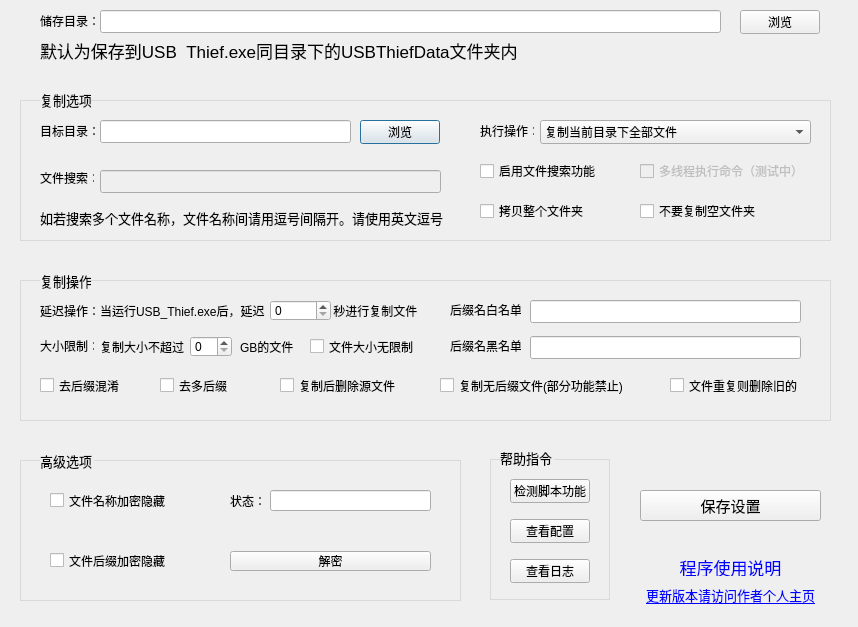
<?xml version="1.0" encoding="UTF-8"?>
<ui version="4.0">
 <class>Dialog</class>
 <widget class="QDialog" name="Dialog">
  <property name="enabled">
   <bool>true</bool>
  </property>
  <property name="geometry">
   <rect>
    <x>0</x>
    <y>0</y>
    <width>858</width>
    <height>627</height>
   </rect>
  </property>
  <property name="minimumSize">
   <size>
    <width>858</width>
    <height>627</height>
   </size>
  </property>
  <property name="maximumSize">
   <size>
    <width>858</width>
    <height>627</height>
   </size>
  </property>
  <property name="windowTitle">
   <string>USB_Thief配置文件管理器V1.0</string>
  </property>
  <property name="windowOpacity">
   <double>2.000000000000000</double>
  </property>
  <property name="autoFillBackground">
   <bool>false</bool>
  </property>
  <property name="sizeGripEnabled">
   <bool>false</bool>
  </property>
  <widget class="QWidget" name="widget" native="true">
   <property name="geometry">
    <rect>
     <x>20</x>
     <y>100</y>
     <width>811</width>
     <height>141</height>
    </rect>
   </property>
   <property name="styleSheet">
    <string notr="true">QWidget#widget
{
border:1px solid rgb(217, 217, 217)
}</string>
   </property>
   <widget class="QLabel" name="label_8">
    <property name="geometry">
     <rect>
      <x>20</x>
      <y>20</y>
      <width>61</width>
      <height>21</height>
     </rect>
    </property>
    <property name="text">
     <string>目标目录：</string>
    </property>
   </widget>
   <widget class="QLineEdit" name="lineEdit_3">
    <property name="geometry">
     <rect>
      <x>80</x>
      <y>20</y>
      <width>251</width>
      <height>23</height>
     </rect>
    </property>
   </widget>
   <widget class="QPushButton" name="pushButton_6">
    <property name="geometry">
     <rect>
      <x>340</x>
      <y>20</y>
      <width>80</width>
      <height>24</height>
     </rect>
    </property>
    <property name="text">
     <string>浏览</string>
    </property>
   </widget>
   <widget class="QLabel" name="label_14">
    <property name="geometry">
     <rect>
      <x>20</x>
      <y>70</y>
      <width>54</width>
      <height>16</height>
     </rect>
    </property>
    <property name="text">
     <string>文件搜索：</string>
    </property>
   </widget>
   <widget class="QLineEdit" name="lineEdit_6">
    <property name="enabled">
     <bool>false</bool>
    </property>
    <property name="geometry">
     <rect>
      <x>80</x>
      <y>70</y>
      <width>341</width>
      <height>23</height>
     </rect>
    </property>
   </widget>
   <widget class="QLabel" name="label_15">
    <property name="geometry">
     <rect>
      <x>20</x>
      <y>110</y>
      <width>411</width>
      <height>16</height>
     </rect>
    </property>
    <property name="font">
     <font>
      <pointsize>10</pointsize>
     </font>
    </property>
    <property name="text">
     <string>如若搜索多个文件名称，文件名称间请用逗号间隔开。请使用英文逗号</string>
    </property>
   </widget>
   <widget class="QLabel" name="label_19">
    <property name="geometry">
     <rect>
      <x>460</x>
      <y>20</y>
      <width>54</width>
      <height>21</height>
     </rect>
    </property>
    <property name="text">
     <string>执行操作：</string>
    </property>
   </widget>
   <widget class="QComboBox" name="comboBox">
    <property name="geometry">
     <rect>
      <x>520</x>
      <y>20</y>
      <width>271</width>
      <height>24</height>
     </rect>
    </property>
    <item>
     <property name="text">
      <string>复制当前目录下全部文件</string>
     </property>
    </item>
    <item>
     <property name="text">
      <string>复制当前目录的特定后缀文件</string>
     </property>
    </item>
    <item>
     <property name="text">
      <string>复制目录及子目录的特定后缀文件</string>
     </property>
    </item>
    <item>
     <property name="text">
      <string>复制目录及子目录的文件</string>
     </property>
    </item>
   </widget>
   <widget class="QCheckBox" name="checkBox_9">
    <property name="geometry">
     <rect>
      <x>460</x>
      <y>60</y>
      <width>121</width>
      <height>22</height>
     </rect>
    </property>
    <property name="text">
     <string>启用文件搜索功能</string>
    </property>
   </widget>
   <widget class="QCheckBox" name="checkBox_10">
    <property name="geometry">
     <rect>
      <x>460</x>
      <y>100</y>
      <width>121</width>
      <height>22</height>
     </rect>
    </property>
    <property name="text">
     <string>拷贝整个文件夹</string>
    </property>
   </widget>
   <widget class="QCheckBox" name="checkBox_11">
    <property name="enabled">
     <bool>false</bool>
    </property>
    <property name="geometry">
     <rect>
      <x>620</x>
      <y>60</y>
      <width>161</width>
      <height>22</height>
     </rect>
    </property>
    <property name="text">
     <string>多线程执行命令（测试中）</string>
    </property>
   </widget>
   <widget class="QCheckBox" name="checkBox_12">
    <property name="geometry">
     <rect>
      <x>620</x>
      <y>100</y>
      <width>121</width>
      <height>22</height>
     </rect>
    </property>
    <property name="text">
     <string>不要复制空文件夹</string>
    </property>
   </widget>
  </widget>
  <widget class="QLabel" name="label">
   <property name="geometry">
    <rect>
     <x>40</x>
     <y>10</y>
     <width>61</width>
     <height>21</height>
    </rect>
   </property>
   <property name="text">
    <string>储存目录：</string>
   </property>
  </widget>
  <widget class="QLineEdit" name="lineEdit">
   <property name="geometry">
    <rect>
     <x>100</x>
     <y>10</y>
     <width>621</width>
     <height>23</height>
    </rect>
   </property>
  </widget>
  <widget class="QLabel" name="label_2">
   <property name="geometry">
    <rect>
     <x>40</x>
     <y>40</y>
     <width>781</width>
     <height>20</height>
    </rect>
   </property>
   <property name="font">
    <font>
     <pointsize>13</pointsize>
    </font>
   </property>
   <property name="text">
    <string>默认为保存到USB_Thief.exe同目录下的USBThiefData文件夹内</string>
   </property>
  </widget>
  <widget class="QPushButton" name="pushButton">
   <property name="geometry">
    <rect>
     <x>740</x>
     <y>10</y>
     <width>80</width>
     <height>24</height>
    </rect>
   </property>
   <property name="text">
    <string>浏览</string>
   </property>
  </widget>
  <widget class="QPushButton" name="pushButton_2">
   <property name="geometry">
    <rect>
     <x>640</x>
     <y>490</y>
     <width>181</width>
     <height>31</height>
    </rect>
   </property>
   <property name="font">
    <font>
     <pointsize>11</pointsize>
    </font>
   </property>
   <property name="text">
    <string>保存设置</string>
   </property>
  </widget>
  <widget class="QLabel" name="label_4">
   <property name="geometry">
    <rect>
     <x>40</x>
     <y>90</y>
     <width>51</width>
     <height>20</height>
    </rect>
   </property>
   <property name="font">
    <font>
     <pointsize>10</pointsize>
    </font>
   </property>
   <property name="layoutDirection">
    <enum>Qt::LeftToRight</enum>
   </property>
   <property name="autoFillBackground">
    <bool>true</bool>
   </property>
   <property name="text">
    <string>复制选项</string>
   </property>
  </widget>
  <widget class="QWidget" name="widget_2" native="true">
   <property name="geometry">
    <rect>
     <x>20</x>
     <y>280</y>
     <width>811</width>
     <height>141</height>
    </rect>
   </property>
   <property name="styleSheet">
    <string notr="true">QWidget#widget_2
{
border:1px solid rgb(217, 217, 217)
}</string>
   </property>
   <widget class="QLabel" name="label_9">
    <property name="geometry">
     <rect>
      <x>20</x>
      <y>20</y>
      <width>231</width>
      <height>21</height>
     </rect>
    </property>
    <property name="text">
     <string>延迟操作：当运行USB_Thief.exe后，延迟</string>
    </property>
   </widget>
   <widget class="QLabel" name="label_10">
    <property name="geometry">
     <rect>
      <x>310</x>
      <y>20</y>
      <width>111</width>
      <height>21</height>
     </rect>
    </property>
    <property name="text">
     <string> 秒进行复制文件</string>
    </property>
   </widget>
   <widget class="QLabel" name="label_11">
    <property name="geometry">
     <rect>
      <x>20</x>
      <y>56</y>
      <width>54</width>
      <height>20</height>
     </rect>
    </property>
    <property name="text">
     <string>大小限制：</string>
    </property>
   </widget>
   <widget class="QLabel" name="label_12">
    <property name="geometry">
     <rect>
      <x>80</x>
      <y>56</y>
      <width>91</width>
      <height>21</height>
     </rect>
    </property>
    <property name="text">
     <string>复制大小不超过</string>
    </property>
   </widget>
   <widget class="QLabel" name="label_13">
    <property name="geometry">
     <rect>
      <x>220</x>
      <y>56</y>
      <width>54</width>
      <height>21</height>
     </rect>
    </property>
    <property name="text">
     <string>GB的文件</string>
    </property>
   </widget>
   <widget class="QCheckBox" name="checkBox_3">
    <property name="geometry">
     <rect>
      <x>290</x>
      <y>56</y>
      <width>111</width>
      <height>21</height>
     </rect>
    </property>
    <property name="text">
     <string>文件大小无限制</string>
    </property>
   </widget>
   <widget class="QLabel" name="label_17">
    <property name="geometry">
     <rect>
      <x>430</x>
      <y>20</y>
      <width>71</width>
      <height>20</height>
     </rect>
    </property>
    <property name="text">
     <string>后缀名白名单</string>
    </property>
   </widget>
   <widget class="QLabel" name="label_18">
    <property name="geometry">
     <rect>
      <x>430</x>
      <y>56</y>
      <width>71</width>
      <height>20</height>
     </rect>
    </property>
    <property name="text">
     <string>后缀名黑名单</string>
    </property>
   </widget>
   <widget class="QLineEdit" name="lineEdit_7">
    <property name="geometry">
     <rect>
      <x>510</x>
      <y>20</y>
      <width>271</width>
      <height>23</height>
     </rect>
    </property>
   </widget>
   <widget class="QLineEdit" name="lineEdit_8">
    <property name="geometry">
     <rect>
      <x>510</x>
      <y>56</y>
      <width>271</width>
      <height>23</height>
     </rect>
    </property>
   </widget>
   <widget class="QCheckBox" name="checkBox_4">
    <property name="geometry">
     <rect>
      <x>20</x>
      <y>90</y>
      <width>81</width>
      <height>31</height>
     </rect>
    </property>
    <property name="text">
     <string>去后缀混淆</string>
    </property>
   </widget>
   <widget class="QCheckBox" name="checkBox_5">
    <property name="geometry">
     <rect>
      <x>140</x>
      <y>90</y>
      <width>81</width>
      <height>31</height>
     </rect>
    </property>
    <property name="text">
     <string>去多后缀</string>
    </property>
   </widget>
   <widget class="QCheckBox" name="checkBox_6">
    <property name="geometry">
     <rect>
      <x>260</x>
      <y>90</y>
      <width>121</width>
      <height>31</height>
     </rect>
    </property>
    <property name="text">
     <string>复制后删除源文件</string>
    </property>
   </widget>
   <widget class="QCheckBox" name="checkBox_7">
    <property name="geometry">
     <rect>
      <x>420</x>
      <y>90</y>
      <width>191</width>
      <height>31</height>
     </rect>
    </property>
    <property name="text">
     <string>复制无后缀文件(部分功能禁止)</string>
    </property>
   </widget>
   <widget class="QCheckBox" name="checkBox_8">
    <property name="geometry">
     <rect>
      <x>650</x>
      <y>90</y>
      <width>131</width>
      <height>31</height>
     </rect>
    </property>
    <property name="text">
     <string>文件重复则删除旧的</string>
    </property>
   </widget>
   <widget class="QSpinBox" name="spinBox">
    <property name="geometry">
     <rect>
      <x>170</x>
      <y>56</y>
      <width>42</width>
      <height>21</height>
     </rect>
    </property>
   </widget>
   <widget class="QSpinBox" name="spinBox_2">
    <property name="geometry">
     <rect>
      <x>250</x>
      <y>20</y>
      <width>61</width>
      <height>21</height>
     </rect>
    </property>
   </widget>
  </widget>
  <widget class="QLabel" name="label_5">
   <property name="geometry">
    <rect>
     <x>40</x>
     <y>270</y>
     <width>51</width>
     <height>21</height>
    </rect>
   </property>
   <property name="font">
    <font>
     <pointsize>10</pointsize>
    </font>
   </property>
   <property name="autoFillBackground">
    <bool>true</bool>
   </property>
   <property name="text">
    <string>复制操作</string>
   </property>
  </widget>
  <widget class="QWidget" name="widget_3" native="true">
   <property name="geometry">
    <rect>
     <x>20</x>
     <y>460</y>
     <width>441</width>
     <height>141</height>
    </rect>
   </property>
   <property name="styleSheet">
    <string notr="true">QWidget#widget_3
{ 
border:1px solid rgb(217, 217, 217)
}
</string>
   </property>
   <widget class="QCheckBox" name="checkBox">
    <property name="geometry">
     <rect>
      <x>30</x>
      <y>20</y>
      <width>121</width>
      <height>41</height>
     </rect>
    </property>
    <property name="autoFillBackground">
     <bool>false</bool>
    </property>
    <property name="text">
     <string>文件名称加密隐藏</string>
    </property>
   </widget>
   <widget class="QCheckBox" name="checkBox_2">
    <property name="geometry">
     <rect>
      <x>30</x>
      <y>80</y>
      <width>121</width>
      <height>41</height>
     </rect>
    </property>
    <property name="tabletTracking">
     <bool>false</bool>
    </property>
    <property name="acceptDrops">
     <bool>false</bool>
    </property>
    <property name="styleSheet">
     <string notr="true"/>
    </property>
    <property name="text">
     <string>文件后缀加密隐藏</string>
    </property>
   </widget>
   <widget class="QLineEdit" name="lineEdit_2">
    <property name="geometry">
     <rect>
      <x>250</x>
      <y>30</y>
      <width>161</width>
      <height>21</height>
     </rect>
    </property>
   </widget>
   <widget class="QLabel" name="label_3">
    <property name="geometry">
     <rect>
      <x>210</x>
      <y>30</y>
      <width>41</width>
      <height>21</height>
     </rect>
    </property>
    <property name="autoFillBackground">
     <bool>false</bool>
    </property>
    <property name="text">
     <string>状态：</string>
    </property>
   </widget>
   <widget class="QPushButton" name="pushButton_5">
    <property name="geometry">
     <rect>
      <x>210</x>
      <y>91</y>
      <width>201</width>
      <height>20</height>
     </rect>
    </property>
    <property name="text">
     <string>解密</string>
    </property>
   </widget>
   <zorder>checkBox_2</zorder>
   <zorder>checkBox</zorder>
   <zorder>lineEdit_2</zorder>
   <zorder>label_3</zorder>
   <zorder>pushButton_5</zorder>
  </widget>
  <widget class="QLabel" name="label_6">
   <property name="geometry">
    <rect>
     <x>40</x>
     <y>450</y>
     <width>54</width>
     <height>21</height>
    </rect>
   </property>
   <property name="font">
    <font>
     <pointsize>10</pointsize>
    </font>
   </property>
   <property name="autoFillBackground">
    <bool>true</bool>
   </property>
   <property name="text">
    <string>高级选项</string>
   </property>
  </widget>
  <widget class="QLabel" name="label_7">
   <property name="geometry">
    <rect>
     <x>640</x>
     <y>580</y>
     <width>181</width>
     <height>31</height>
    </rect>
   </property>
   <property name="font">
    <font>
     <pointsize>10</pointsize>
    </font>
   </property>
   <property name="text">
    <string>&lt;html&gt;&lt;head/&gt;&lt;body&gt;&lt;p&gt;&lt;a href=&quot;https://github.com/ZeronesNet/USB_Thief&quot;&gt;&lt;span style=&quot; text-decoration: underline; color:#0000ff;&quot;&gt;更新版本请访问作者个人主页&lt;/span&gt;&lt;/a&gt;&lt;/p&gt;&lt;/body&gt;&lt;/html&gt;</string>
   </property>
   <property name="alignment">
    <set>Qt::AlignCenter</set>
   </property>
   <property name="openExternalLinks">
    <bool>true</bool>
   </property>
  </widget>
  <widget class="QWidget" name="widget_4" native="true">
   <property name="geometry">
    <rect>
     <x>490</x>
     <y>459</y>
     <width>120</width>
     <height>141</height>
    </rect>
   </property>
   <property name="styleSheet">
    <string notr="true">QWidget#widget_4
{ 
border:1px solid rgb(217, 217, 217)
}
</string>
   </property>
   <widget class="QPushButton" name="pushButton_7">
    <property name="geometry">
     <rect>
      <x>20</x>
      <y>20</y>
      <width>80</width>
      <height>24</height>
     </rect>
    </property>
    <property name="text">
     <string>检测脚本功能</string>
    </property>
    <property name="default">
     <bool>false</bool>
    </property>
   </widget>
   <widget class="QPushButton" name="pushButton_8">
    <property name="geometry">
     <rect>
      <x>20</x>
      <y>60</y>
      <width>80</width>
      <height>24</height>
     </rect>
    </property>
    <property name="text">
     <string>查看配置</string>
    </property>
   </widget>
   <widget class="QPushButton" name="pushButton_9">
    <property name="geometry">
     <rect>
      <x>20</x>
      <y>100</y>
      <width>80</width>
      <height>24</height>
     </rect>
    </property>
    <property name="text">
     <string>查看日志</string>
    </property>
   </widget>
  </widget>
  <widget class="QLabel" name="label_16">
   <property name="geometry">
    <rect>
     <x>500</x>
     <y>450</y>
     <width>54</width>
     <height>16</height>
    </rect>
   </property>
   <property name="font">
    <font>
     <pointsize>10</pointsize>
    </font>
   </property>
   <property name="autoFillBackground">
    <bool>true</bool>
   </property>
   <property name="text">
    <string>帮助指令</string>
   </property>
  </widget>
  <widget class="QLabel" name="label_20">
   <property name="geometry">
    <rect>
     <x>650</x>
     <y>555</y>
     <width>161</width>
     <height>21</height>
    </rect>
   </property>
   <property name="font">
    <font>
     <pointsize>13</pointsize>
    </font>
   </property>
   <property name="text">
    <string>&lt;html&gt;&lt;head/&gt;&lt;body&gt;&lt;p&gt;&lt;a href=&quot;https://github.com/ZeronesNet/USB_Thief/blob/main/%E4%BD%BF%E7%94%A8%E8%AF%B4%E6%98%8E.txt&quot;&gt;&lt;span style=&quot; text-decoration: underline; color:#0000ff;&quot;&gt;程序使用说明&lt;/span&gt;&lt;/a&gt;&lt;/p&gt;&lt;/body&gt;&lt;/html&gt;</string>
   </property>
   <property name="alignment">
    <set>Qt::AlignCenter</set>
   </property>
   <property name="openExternalLinks">
    <bool>true</bool>
   </property>
  </widget>
 </widget>
 <resources/>
 <connections>
  <connection>
   <sender>checkBox_9</sender>
   <signal>clicked(bool)</signal>
   <receiver>checkBox_10</receiver>
   <slot>setDisabled(bool)</slot>
   <hints>
    <hint type="sourcelabel">
     <x>507</x>
     <y>167</y>
    </hint>
    <hint type="destinationlabel">
     <x>484</x>
     <y>220</y>
    </hint>
   </hints>
  </connection>
  <connection>
   <sender>checkBox_9</sender>
   <signal>clicked(bool)</signal>
   <receiver>checkBox_12</receiver>
   <slot>setDisabled(bool)</slot>
   <hints>
    <hint type="sourcelabel">
     <x>539</x>
     <y>168</y>
    </hint>
    <hint type="destinationlabel">
     <x>703</x>
     <y>216</y>
    </hint>
   </hints>
  </connection>
  <connection>
   <sender>checkBox_9</sender>
   <signal>clicked(bool)</signal>
   <receiver>comboBox</receiver>
   <slot>setDisabled(bool)</slot>
   <hints>
    <hint type="sourcelabel">
     <x>588</x>
     <y>171</y>
    </hint>
    <hint type="destinationlabel">
     <x>617</x>
     <y>137</y>
    </hint>
   </hints>
  </connection>
  <connection>
   <sender>checkBox_9</sender>
   <signal>clicked(bool)</signal>
   <receiver>lineEdit_6</receiver>
   <slot>setEnabled(bool)</slot>
   <hints>
    <hint type="sourcelabel">
     <x>488</x>
     <y>170</y>
    </hint>
    <hint type="destinationlabel">
     <x>432</x>
     <y>185</y>
    </hint>
   </hints>
  </connection>
  <connection>
   <sender>checkBox_10</sender>
   <signal>clicked(bool)</signal>
   <receiver>checkBox_12</receiver>
   <slot>setDisabled(bool)</slot>
   <hints>
    <hint type="sourcelabel">
     <x>566</x>
     <y>217</y>
    </hint>
    <hint type="destinationlabel">
     <x>674</x>
     <y>206</y>
    </hint>
   </hints>
  </connection>
  <connection>
   <sender>checkBox_10</sender>
   <signal>clicked(bool)</signal>
   <receiver>comboBox</receiver>
   <slot>setDisabled(bool)</slot>
   <hints>
    <hint type="sourcelabel">
     <x>582</x>
     <y>204</y>
    </hint>
    <hint type="destinationlabel">
     <x>630</x>
     <y>127</y>
    </hint>
   </hints>
  </connection>
  <connection>
   <sender>checkBox_10</sender>
   <signal>clicked(bool)</signal>
   <receiver>checkBox_9</receiver>
   <slot>setDisabled(bool)</slot>
   <hints>
    <hint type="sourcelabel">
     <x>507</x>
     <y>211</y>
    </hint>
    <hint type="destinationlabel">
     <x>511</x>
     <y>177</y>
    </hint>
   </hints>
  </connection>
  <connection>
   <sender>checkBox_10</sender>
   <signal>clicked(bool)</signal>
   <receiver>lineEdit_7</receiver>
   <slot>setDisabled(bool)</slot>
   <hints>
    <hint type="sourcelabel">
     <x>541</x>
     <y>213</y>
    </hint>
    <hint type="destinationlabel">
     <x>567</x>
     <y>305</y>
    </hint>
   </hints>
  </connection>
  <connection>
   <sender>checkBox_10</sender>
   <signal>clicked(bool)</signal>
   <receiver>lineEdit_8</receiver>
   <slot>setDisabled(bool)</slot>
   <hints>
    <hint type="sourcelabel">
     <x>532</x>
     <y>215</y>
    </hint>
    <hint type="destinationlabel">
     <x>545</x>
     <y>357</y>
    </hint>
   </hints>
  </connection>
  <connection>
   <sender>checkBox_9</sender>
   <signal>clicked(bool)</signal>
   <receiver>lineEdit_7</receiver>
   <slot>setDisabled(bool)</slot>
   <hints>
    <hint type="sourcelabel">
     <x>581</x>
     <y>167</y>
    </hint>
    <hint type="destinationlabel">
     <x>618</x>
     <y>313</y>
    </hint>
   </hints>
  </connection>
  <connection>
   <sender>checkBox_9</sender>
   <signal>clicked(bool)</signal>
   <receiver>lineEdit_8</receiver>
   <slot>setDisabled(bool)</slot>
   <hints>
    <hint type="sourcelabel">
     <x>580</x>
     <y>174</y>
    </hint>
    <hint type="destinationlabel">
     <x>590</x>
     <y>345</y>
    </hint>
   </hints>
  </connection>
  <connection>
   <sender>checkBox_3</sender>
   <signal>clicked(bool)</signal>
   <receiver>spinBox</receiver>
   <slot>setDisabled(bool)</slot>
   <hints>
    <hint type="sourcelabel">
     <x>372</x>
     <y>345</y>
    </hint>
    <hint type="destinationlabel">
     <x>218</x>
     <y>347</y>
    </hint>
   </hints>
  </connection>
 </connections>
</ui>
